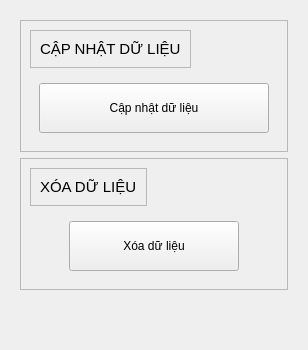
               <widget class="QWidget" name="page_9">
                <layout class="QVBoxLayout" name="verticalLayout_41">
                 <item>
                  <widget class="QWidget" name="widget_7" native="true">
                   <layout class="QVBoxLayout" name="verticalLayout_43">
                    <item>
                     <widget class="QFrame" name="frame_25">
                      <property name="frameShape">
                       <enum>QFrame::StyledPanel</enum>
                      </property>
                      <property name="frameShadow">
                       <enum>QFrame::Raised</enum>
                      </property>
                      <layout class="QVBoxLayout" name="verticalLayout_75">
                       <item alignment="Qt::AlignLeft|Qt::AlignTop">
                        <widget class="QFrame" name="frame_56">
                         <property name="frameShape">
                          <enum>QFrame::StyledPanel</enum>
                         </property>
                         <property name="frameShadow">
                          <enum>QFrame::Raised</enum>
                         </property>
                         <layout class="QHBoxLayout" name="horizontalLayout_39">
                          <item alignment="Qt::AlignLeft|Qt::AlignTop">
                           <widget class="QLabel" name="label_2">
                            <property name="font">
                             <font>
                              <family>MS Shell Dlg 2</family>
                              <pointsize>11</pointsize>
                              <weight>50</weight>
                              <italic>false</italic>
                              <bold>false</bold>
                             </font>
                            </property>
                            <property name="text">
                             <string>CẬP NHẬT DỮ LIỆU</string>
                            </property>
                           </widget>
                          </item>
                         </layout>
                        </widget>
                       </item>
                       <item alignment="Qt::AlignTop">
                        <widget class="QFrame" name="frame_49">
                         <property name="styleSheet">
                          <string notr="true">#frame_49{border:none}</string>
                         </property>
                         <property name="frameShape">
                          <enum>QFrame::StyledPanel</enum>
                         </property>
                         <property name="frameShadow">
                          <enum>QFrame::Raised</enum>
                         </property>
                         <layout class="QHBoxLayout" name="horizontalLayout_41">
                          <item>
                           <widget class="QPushButton" name="a010">
                            <property name="minimumSize">
                             <size>
                              <width>230</width>
                              <height>50</height>
                             </size>
                            </property>
                            <property name="maximumSize">
                             <size>
                              <width>230</width>
                              <height>16777215</height>
                             </size>
                            </property>
                            <property name="styleSheet">
                             <string notr="true"/>
                            </property>
                            <property name="text">
                             <string>Cập nhật dữ liệu</string>
                            </property>
                           </widget>
                          </item>
                         </layout>
                        </widget>
                       </item>
                      </layout>
                     </widget>
                    </item>
                    <item>
                     <widget class="QFrame" name="frame_29">
                      <property name="frameShape">
                       <enum>QFrame::StyledPanel</enum>
                      </property>
                      <property name="frameShadow">
                       <enum>QFrame::Raised</enum>
                      </property>
                      <layout class="QVBoxLayout" name="verticalLayout_71">
                       <item alignment="Qt::AlignLeft">
                        <widget class="QFrame" name="frame_57">
                         <property name="frameShape">
                          <enum>QFrame::StyledPanel</enum>
                         </property>
                         <property name="frameShadow">
                          <enum>QFrame::Raised</enum>
                         </property>
                         <layout class="QHBoxLayout" name="horizontalLayout_42">
                          <item>
                           <widget class="QLabel" name="label_8">
                            <property name="font">
                             <font>
                              <family>MS Shell Dlg 2</family>
                              <pointsize>11</pointsize>
                              <weight>50</weight>
                              <italic>false</italic>
                              <bold>false</bold>
                             </font>
                            </property>
                            <property name="text">
                             <string>XÓA DỮ LIỆU</string>
                            </property>
                           </widget>
                          </item>
                         </layout>
                        </widget>
                       </item>
                       <item alignment="Qt::AlignHCenter">
                        <widget class="QFrame" name="frame_58">
                         <property name="minimumSize">
                          <size>
                           <width>150</width>
                           <height>0</height>
                          </size>
                         </property>
                         <property name="styleSheet">
                          <string notr="true">#frame_58{border:none}</string>
                         </property>
                         <property name="frameShape">
                          <enum>QFrame::StyledPanel</enum>
                         </property>
                         <property name="frameShadow">
                          <enum>QFrame::Raised</enum>
                         </property>
                         <layout class="QHBoxLayout" name="horizontalLayout_21">
                          <item>
                           <widget class="QPushButton" name="cleardata">
                            <property name="minimumSize">
                             <size>
                              <width>170</width>
                              <height>50</height>
                             </size>
                            </property>
                            <property name="maximumSize">
                             <size>
                              <width>170</width>
                              <height>16777215</height>
                             </size>
                            </property>
                            <property name="styleSheet">
                             <string notr="true"/>
                            </property>
                            <property name="text">
                             <string>Xóa dữ liệu</string>
                            </property>
                           </widget>
                          </item>
                         </layout>
                        </widget>
                       </item>
                      </layout>
                     </widget>
                    </item>
                   </layout>
                  </widget>
                 </item>
                 <item>
                  <spacer name="verticalSpacer_11">
                   <property name="orientation">
                    <enum>Qt::Vertical</enum>
                   </property>
                   <property name="sizeHint" stdset="0">
                    <size>
                     <width>20</width>
                     <height>40</height>
                    </size>
                   </property>
                  </spacer>
                 </item>
                </layout>
               </widget>
